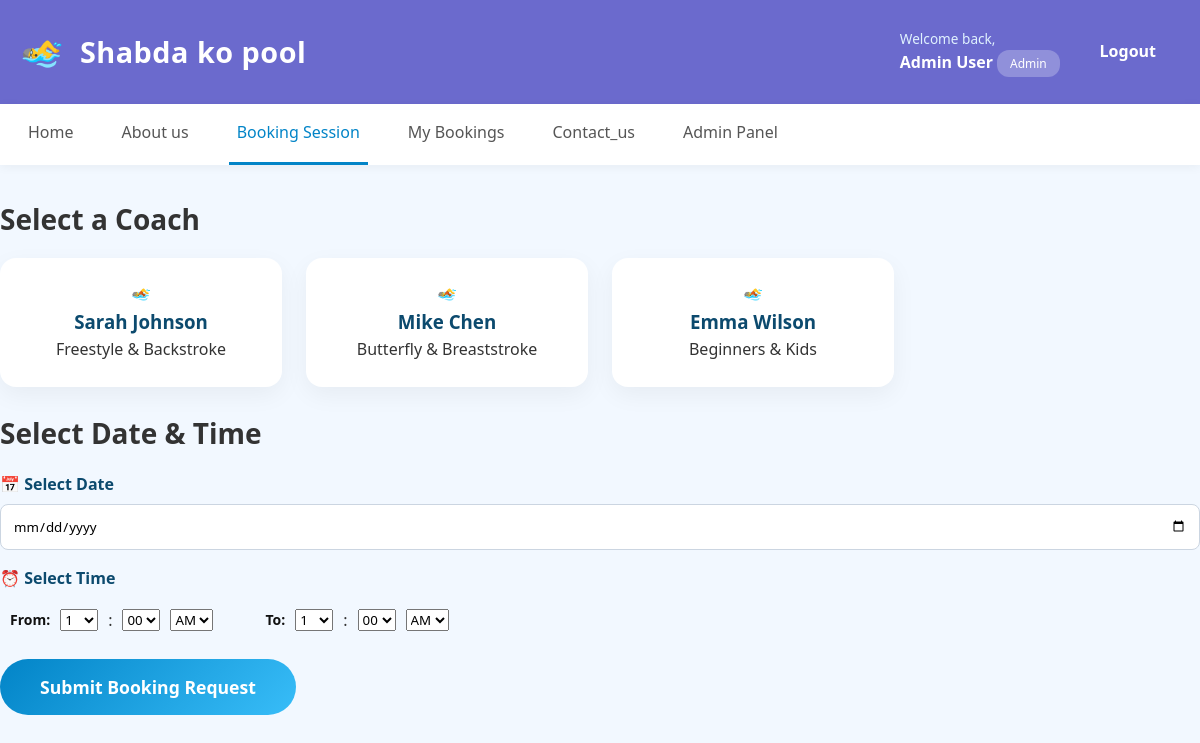
Page /book.php (signed in) on the committed database.
### tables this page shows
CREATE TABLE coaches (
    id INT PRIMARY KEY AUTO_INCREMENT,
    name VARCHAR(100) NOT NULL,
    specialty VARCHAR(200) NOT NULL,
    image_emoji VARCHAR(10) DEFAULT '🏊'
);

### config.php (called while the page is built, shortened)
<?php
function isAdmin() {
    return isset($_SESSION['role']) && $_SESSION['role'] === 'admin';
}
?>

### book.php (the view, shortened to what this page needs)
<?php
require_once 'config.php';
$coaches_query = "SELECT * FROM coaches ORDER BY id";
$coaches = $conn->query($coaches_query);
?>
<!DOCTYPE html>
<html lang="en">
<head>
    <link rel="stylesheet" href="style.css">
</head>
<body>
    <header class="header">
        <div class="container">
            <div class="header-content">
                <div class="logo-section">
                    <span class="logo">🏊‍♂️</span>
                    <h1>Shabda ko pool</h1>
                </div>
                <div class="user-section">
                    <div class="user-info">
                        <p>Welcome back,</p>
                        <strong><?php echo htmlspecialchars($_SESSION['user_name']); ?></strong>
                        <span class="badge"><?php echo htmlspecialchars($_SESSION['role']); ?></span>
                    </div>
                    <a href="logout.php" class="btn btn-logout">Logout</a>
                </div>
            </div>
        </div>
    </header>
    <nav class="nav">
        <div class="container">
             <a href="index.php" class="nav-link ">Home</a>
              <a href="About.php" class="nav-link">About us</a>
            <a href="book.php" class="nav-link active ">Booking Session</a>
            <a href="my_bookings.php" class="nav-link">My Bookings</a>
             <a href="Contact.php" class="nav-link">Contact_us</a>
            <?php if (isAdmin()): ?>
                <a href="admin.php" class="nav-link">Admin Panel</a>
            <?php endif; ?>
        </div>
    </nav>
    <main class="container main-content">
        <div class="booking-grid">
            <div class="coaches-section">
                <h2>Select a Coach</h2>
                <div class="coaches-list" id="coachesList">
                    <?php while ($coach = $coaches->fetch_assoc()): ?>
                        <div class="coach-card" data-coach-id="<?php echo $coach['id']; ?>">
                            <div class="coach-emoji"><?php echo $coach['image_emoji']; ?></div>
                            <div class="coach-info">
                                <h3><?php echo htmlspecialchars($coach['name']); ?></h3>
                                <p><?php echo htmlspecialchars($coach['specialty']); ?></p>
                            </div>
                        </div>
                    <?php endwhile; ?>
                </div>
            </div>
            <div class="booking-section">
                <h2>Select Date & Time</h2>
                <form method="POST" action="" id="bookingForm" class="booking-form">
                    <div class="form-group">
                        <label>📅 Select Date</label>
                        <input type="date" name="booking_date" id="bookingDate" required min="<?php echo date('Y-m-d'); ?>">
                    </div>
                    <div class="form-group">
                        <label>⏰ Select Time</label>
                        <div style="display: flex; flex-direction: row; gap: 42px;">
                            <div style="display: flex; gap: 10px; align-items: center; margin:10px;">
                                <strong>From:</strong>
                                <select name="from_hour" required>
                                    <?php for ($h = 1; $h <= 12; $h++): ?>
                                        <option value="<?= $h ?>"><?= $h ?></option>
                                    <?php endfor; ?>
                                </select>
                                :
                                <select name="from_minute" required>
                                    <?php foreach ([0, 15, 30, 45] as $m): ?>
                                        <option value="<?= sprintf('%02d', $m) ?>"><?= sprintf('%02d', $m) ?></option>
                                    <?php endforeach; ?>
                                </select>
                                <select name="from_ampm" required>
                                    <option value="AM">AM</option>
                                </select>
                            </div>
                            <div style="display: flex; gap: 10px; align-items: center;">
                                <strong>To:</strong>
                                <select name="to_hour" required>
                                    <?php for ($h = 1; $h <= 12; $h++): ?>
                                        <option value="<?= $h ?>"><?= $h ?></option>
                                    <?php endfor; ?>
                                </select>
                                :
                                <select name="to_minute" required>
                                    <?php foreach ([0, 15, 30, 45] as $m): ?>
                                        <option value="<?= sprintf('%02d', $m) ?>"><?= sprintf('%02d', $m) ?></option>
                                    <?php endforeach; ?>
                                </select>
                                <select name="to_ampm" required>
                                    <option value="AM">AM</option>
                                </select>
                            </div>
                        </div>
                    </div>
                    <button type="submit" name="book_session" class="btn btn-primary btn-block">Submit Booking Request</button>
                </form>
            </div>
        </div>
    </main>
</body>
</html>

### style.css (style rules this page uses)
* { margin: 0; padding: 0; box-sizing: border-box; font-family: "Poppins", "Segoe UI", sans-serif; }
body { background: #f2f8ff; color: #333; line-height: 1.6; }
.container { max-width: 1200px; margin: 0 auto; padding: 0 20px; }
.header { background: #6B6ACD; color: #fff; padding: 1.5rem 0; box-shadow: 0 4px 20px rgba(0, 0, 0, 0.1); }
.header-content { display: flex; justify-content: space-between; align-items: center; }
.logo-section { display: flex; align-items: center; gap: 1rem; }
.logo { font-size: 2.2rem; }
.header h1 { font-size: 1.8rem; font-weight: 700; letter-spacing: 0.5px; }
.user-section { display: flex; align-items: center; gap: 1rem; }
.user-info p { font-size: 0.85rem; color: #e0f2fe; }
.user-info strong { font-size: 1rem; color: #fff; }
.badge { background: rgba(255, 255, 255, 0.25); padding: 0.3rem 0.8rem; border-radius: 12px; font-size: 0.75rem; text-transform: capitalize; }
.nav { background: #ffffff; box-shadow: 0 2px 10px rgba(0, 0, 0, 0.05); }
.nav .container { display: flex; gap: 2rem; }
.nav-link { padding: 1rem 0.5rem; text-decoration: none; color: #555; font-weight: 500; border-bottom: 3px solid transparent; transition: all 0.3s; }
.nav-link.active { color: #0284c7; border-bottom-color: #0284c7; }
.main-content { padding: 2rem 0; }
h2 { margin-bottom: 1rem; color: #0284c7; }
.coaches-list { display: grid; grid-template-columns: repeat(auto-fill, minmax(250px, 1fr)); gap: 1.5rem; }
.coach-card { background: #fff; border-radius: 12px; padding: 1rem; text-align: center; cursor: pointer; transition: transform 0.2s; }
.coach-card, .booking-card { background: #fff; border-radius: 16px; padding: 1.5rem; box-shadow: 0 8px 25px rgba(0, 0, 0, 0.05); margin-bottom: 1.5rem; transition: all 0.3s ease; }
.coach-info h3 { color: #0c4a6e; }
a.btn.btn-logout { color: white; }
.form-group { margin-bottom: 1rem; }
label { display: block; margin-bottom: 0.4rem; font-weight: 600; color: #0c4a6e; }
input[type="text"], input[type="email"], input[type="password"], input[type="date"] { width: 100%; padding: 0.75rem; border-radius: 8px; border: 1px solid #cbd5e1; outline: none; transition: 0.3s; }
.btn { padding: 0.75rem 1.5rem; border: none; border-radius: 8px; cursor: pointer; font-weight: 600; transition: all 0.3s; text-decoration: none; display: inline-block; }
.btn-primary { background: linear-gradient(135deg, #0284c7, #38bdf8); color: rgb(255, 255, 255); }
h2 { margin-top: 0; margin-bottom: 16px; font-size: 28px; color: var(--primary); }
strong { font-size: 14px; color: #111; }
.btn-primary { padding: 1rem 2.5rem; background:linear-gradient(135deg, #0284c7, #38bdf8); color:white; border: none; border-radius: 50px; font-size: 1.1rem; font-weight: 600; cursor: pointer; transition: all 0.3s; text-decoration: none; display: inline-block; }

### rows in the picture
coaches: image_emoji "🏊", name "Sarah Johnson", specialty "Freestyle & Backstroke"
coaches: image_emoji "🏊", name "Mike Chen", specialty "Butterfly & Breaststroke"
coaches: image_emoji "🏊", name "Emma Wilson", specialty "Beginners & Kids"

### other values in the picture
$_SESSION['user_name'] "Admin User"
$_SESSION['role'] "Admin"
form field from_hour "1"
form field from_minute "00"
form field to_hour "1"
form field to_minute "00"
